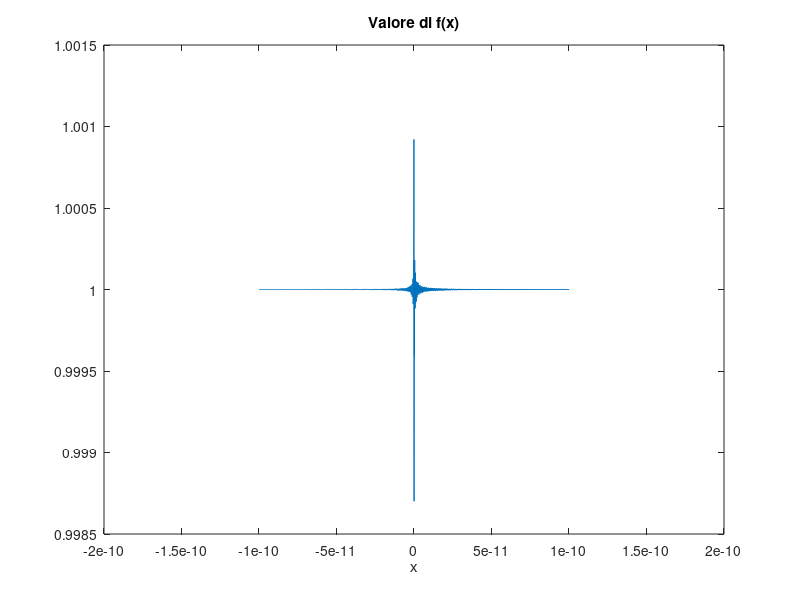
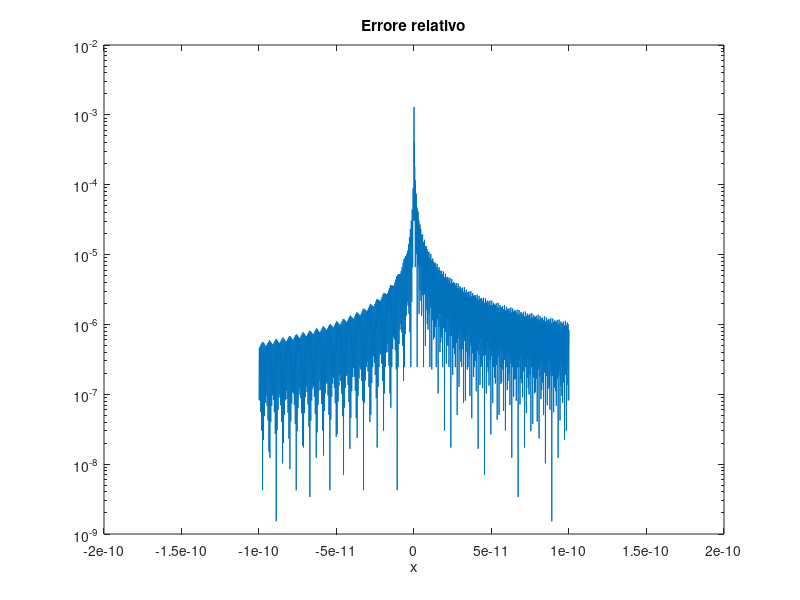

Write MATLAB code to recreate these figures, in order.
x=linspace(-1e-10,1e-10,2000);
yexact=1;
y=((1+x)-1)./x;

errRel=abs(y-yexact)/abs(yexact);

figure(1);
plot(x,y);
title('Valore di f(x)');
xlabel('x');


figure(2);
semilogy(x, errRel);
title('Errore relativo');
xlabel('x');